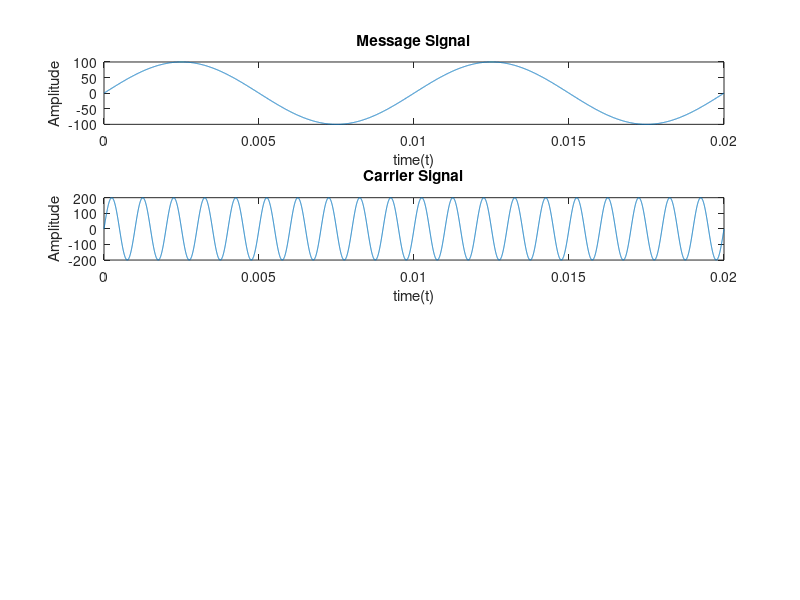

Recreate this plot in MATLAB. (Note: this script raises an error after producing the figure.)
% AM Modulation and Demodulation using in MATLAB
% Yusuf Ahmed Khan, 20ELB084

%% Modulation index
U= 0.5;
%% Time Pereiod of Simulation :
t = linspace(0, 0.2, 100000);
%% Message Signal :
Am = 100; %Amplitude
fm = 100; % Frequency
ym = Am*sin(2*pi*fm*t); %message signal
figure;
subplot(4, 1, 1);
plot(t(1:10000), ym(1:10000));
title('Message Signal');
xlabel('time(t)');
ylabel('Amplitude');
%% Carrier Signal :
Ac = Am/U; % carrier amplitude
fc = 1000; % carrier frequency
yc = Ac*sin(2*pi*fc*t); %carrier signal
subplot(4, 1, 2);
plot(t(1:10000), yc(1:10000));
title('Carrier Signal');
xlabel('time(t)');
ylabel('Amplitude');
%% Modulated Signal :
y = ammod(ym, fc, 100000, 0, Ac); % modulated signal
subplot(4, 1, 3);
plot(t(1:10000), y(1:10000));
title('Modulated Signal');
xlabel('time(t)');
ylabel('Amplitude');
%% Demodulated Signal :
z = amdemod(y, fc, 100000, 0, Ac); % demodulated signal
subplot(4, 1, 4);
plot(t(1:10000), z(1:10000));
title('Demodulated Signal');
xlabel('time(t)');
ylabel('Amplitude');
%ylim([-10, 10]);